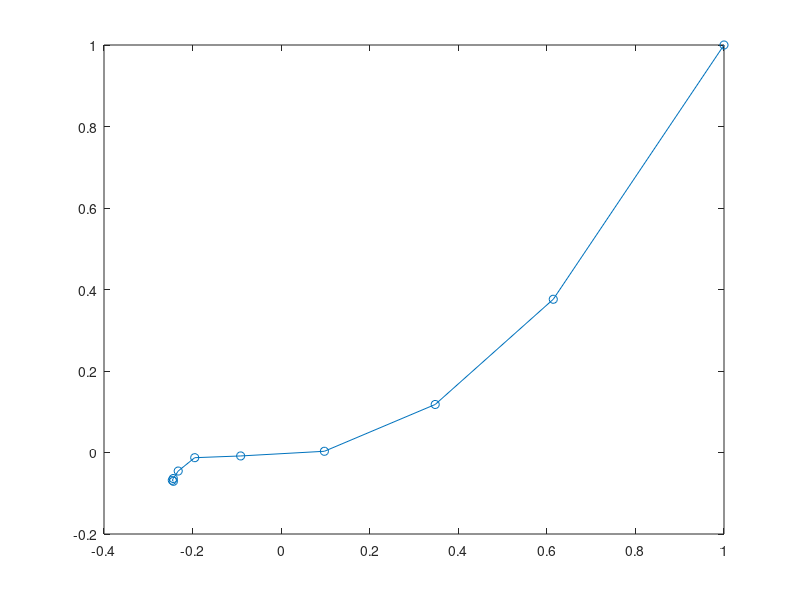

MATLAB code for this plot:
close all
clear all
clc

f = @(x) 100*(x(2) - x(1)^2)^2 + (1 - x(1))^2;
h = @(x) (x(1) + 0.5)^2 + (x(2) + 0.5)^2 - 0.25;

phi = @(x, alpha) f(x) + 0.5*alpha*h(x)^2;
tol = 1e-4;
alpha = 0.1;
beta = 6;
x = [1 1]';
i = 1;

while abs(h(x)) > tol
    x_plot(:,i) = x;
    fun = @(x) phi(x,alpha);
    
    x = fminsearch(fun, x);
    i = i + 1;
    
    alpha = alpha*beta;
end

plot(x_plot(1,:), x_plot(2,:), '-o')